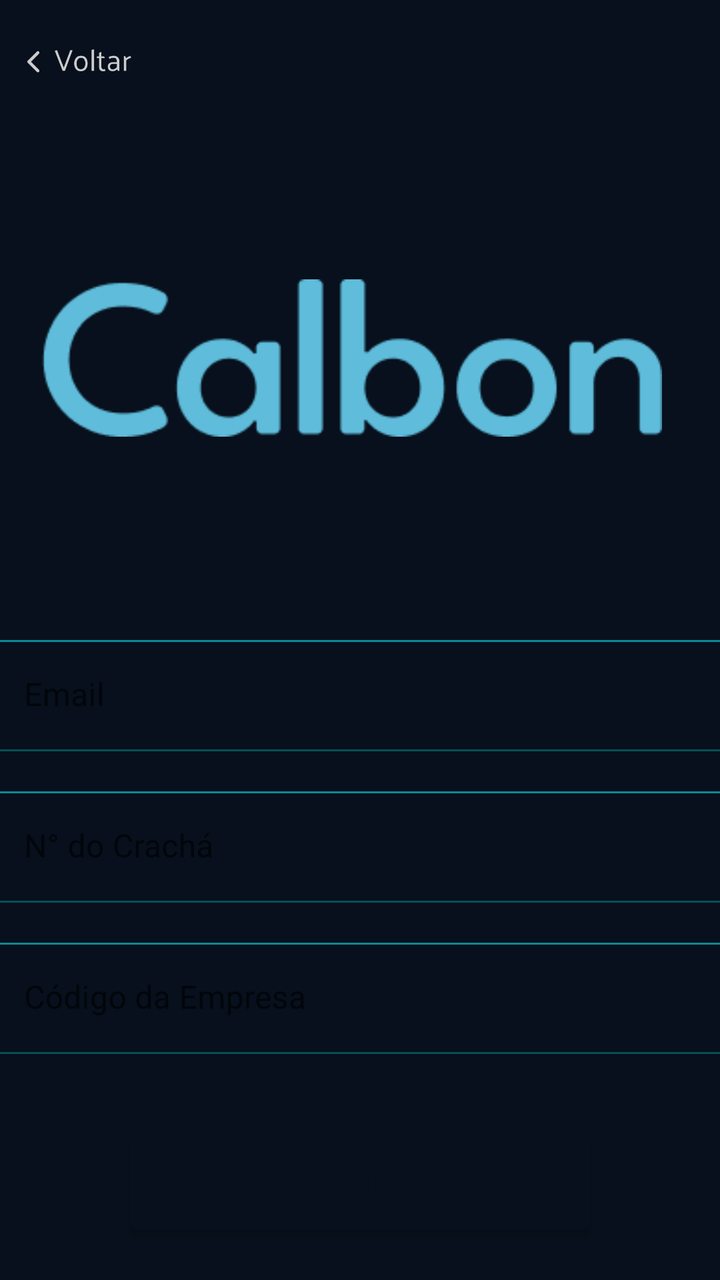
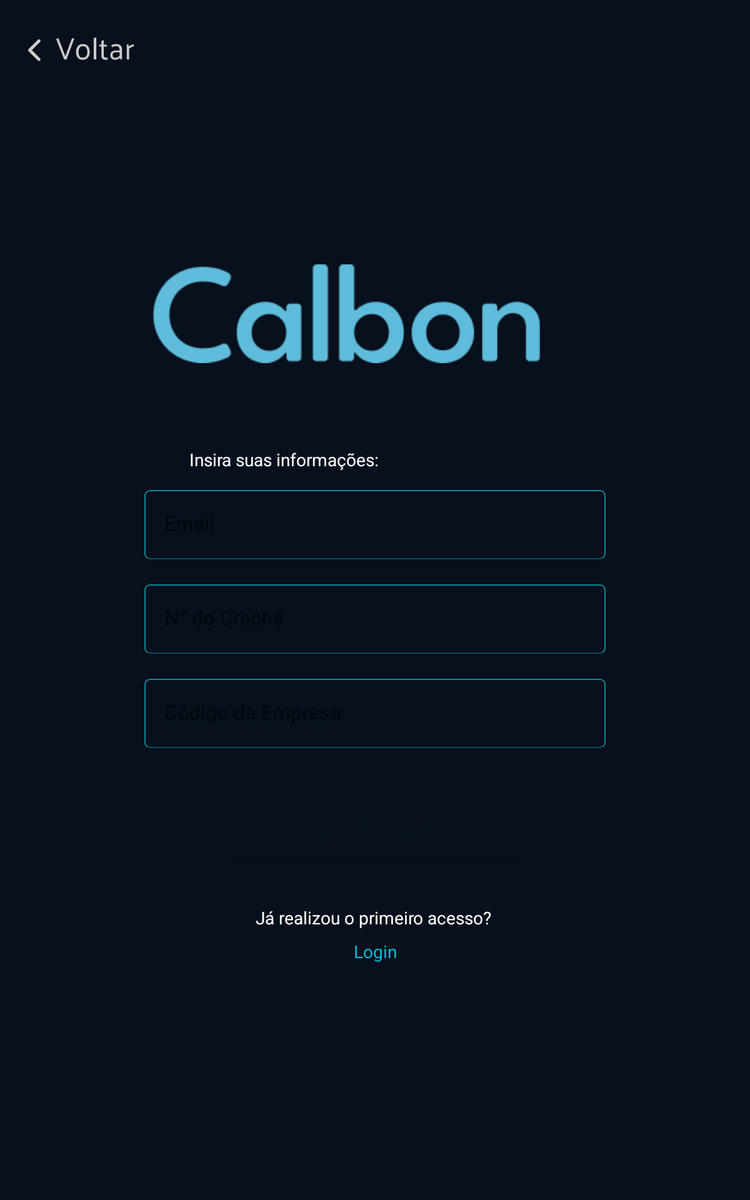

Compare how this app lays out the same screen by default and in its alternative resource folder. The renders come first, then the two layout files and the values they reference.
<!-- AndroidManifest.xml: application theme Theme.Calbon -->
<!-- res/layout/activity_primeiro_acesso.xml -->
<?xml version="1.0" encoding="utf-8"?>
<androidx.constraintlayout.widget.ConstraintLayout xmlns:android="http://schemas.android.com/apk/res/android"
    xmlns:app="http://schemas.android.com/apk/res-auto"
    xmlns:tools="http://schemas.android.com/tools"
    android:id="@+id/main"
    android:layout_width="match_parent"
    android:layout_height="match_parent"
    tools:context=".Primeiro_acesso">

    <ImageView
        android:id="@+id/voltarPrimeiroAcesso"
        android:layout_width="52dp"
        android:layout_height="29dp"
        android:layout_marginTop="16dp"
        app:layout_constraintEnd_toEndOf="parent"
        app:layout_constraintHorizontal_bias="0.044"
        app:layout_constraintStart_toStartOf="parent"
        app:layout_constraintTop_toTopOf="parent"
        app:srcCompat="@drawable/voltar" />

    <ImageView
        android:id="@+id/logo"
        android:layout_width="310dp"
        android:layout_height="174dp"
        android:layout_marginTop="92dp"
        app:layout_constraintEnd_toEndOf="parent"
        app:layout_constraintHorizontal_bias="0.421"
        app:layout_constraintStart_toStartOf="parent"
        app:layout_constraintTop_toTopOf="parent"
        app:srcCompat="@drawable/escrita_logo" />

    <com.google.android.material.textfield.TextInputLayout
        android:id="@+id/InputEmail"
        android:layout_width="369dp"
        android:layout_height="wrap_content"
        android:layout_marginStart="1dp"
        android:layout_marginTop="54dp"
        android:layout_marginEnd="1dp"
        android:background="@drawable/border"
        android:hint="Email"
        app:boxStrokeColor="@color/white"
        app:hintTextColor="@color/white"
        app:layout_constraintEnd_toEndOf="parent"
        app:layout_constraintStart_toStartOf="parent"
        app:layout_constraintTop_toBottomOf="@+id/logo">

        <com.google.android.material.textfield.TextInputEditText
            android:layout_width="match_parent"
            android:layout_height="wrap_content"
            android:backgroundTint="@android:color/transparent"
            android:textColor="@color/white" />
    </com.google.android.material.textfield.TextInputLayout>

    <com.google.android.material.textfield.TextInputLayout
        android:id="@+id/InputNumCracha"
        android:layout_width="369dp"
        android:layout_height="wrap_content"
        android:layout_marginStart="1dp"
        android:layout_marginTop="20dp"
        android:layout_marginEnd="1dp"
        android:background="@drawable/border"
        android:hint="N° do Crachá"
        app:boxStrokeColor="@color/white"
        app:hintTextColor="@color/white"
        app:layout_constraintEnd_toEndOf="parent"
        app:layout_constraintStart_toStartOf="parent"
        app:layout_constraintTop_toBottomOf="@+id/InputEmail">

        <com.google.android.material.textfield.TextInputEditText
            android:layout_width="match_parent"
            android:layout_height="wrap_content"
            android:backgroundTint="@android:color/transparent"
            android:textColor="@color/white" />
    </com.google.android.material.textfield.TextInputLayout>

    <com.google.android.material.textfield.TextInputLayout
        android:id="@+id/InputCódigoEmpresa"
        android:layout_width="369dp"
        android:layout_height="wrap_content"
        android:layout_marginStart="1dp"
        android:layout_marginTop="20dp"
        android:layout_marginEnd="1dp"
        android:background="@drawable/border"
        android:hint="Código da Empresa"
        app:boxStrokeColor="@color/white"
        app:hintTextColor="@color/white"
        app:layout_constraintEnd_toEndOf="parent"
        app:layout_constraintStart_toStartOf="parent"
        app:layout_constraintTop_toBottomOf="@+id/InputNumCracha">

        <com.google.android.material.textfield.TextInputEditText
            android:layout_width="match_parent"
            android:layout_height="wrap_content"
            android:backgroundTint="@android:color/transparent"
            android:textColor="@color/white" />
    </com.google.android.material.textfield.TextInputLayout>

    <Button
        android:id="@+id/continuar"
        android:layout_width="230dp"
        android:layout_height="59dp"
        android:layout_marginTop="35dp"
        android:text="Continuar"
        android:textStyle="bold"
        app:layout_constraintEnd_toEndOf="parent"
        app:layout_constraintStart_toStartOf="parent"
        app:layout_constraintTop_toBottomOf="@+id/InputCódigoEmpresa" />

    <TextView
        android:id="@+id/textView4"
        android:layout_width="wrap_content"
        android:layout_height="wrap_content"
        android:layout_marginTop="32dp"
        android:text="Já realizou o primeiro acesso?"
        app:layout_constraintEnd_toEndOf="parent"
        app:layout_constraintHorizontal_bias="0.497"
        app:layout_constraintStart_toStartOf="parent"
        app:layout_constraintTop_toBottomOf="@+id/continuar" />

    <TextView
        android:id="@+id/textView6"
        android:layout_width="wrap_content"
        android:layout_height="wrap_content"
        android:layout_marginTop="8dp"
        android:text="Login"
        android:textColor="@color/fab_color"
        app:layout_constraintEnd_toEndOf="parent"
        app:layout_constraintStart_toStartOf="parent"
        app:layout_constraintTop_toBottomOf="@+id/textView4" />


</androidx.constraintlayout.widget.ConstraintLayout>
<!-- resources referenced by this layout -->
<resources>
  <color name="fab_color">#00BCD4</color>
  <color name="white">#FFFFFF</color>
  <!-- drawable border (drawable) -->
  <?xml version="1.0" encoding="utf-8"?>
  <shape xmlns:android="http://schemas.android.com/apk/res/android"
      android:shape="rectangle" >
  
      
  
  
      
  
  
      <stroke
          android:width="1dp"
          android:color="@color/teal_200" >
      </stroke>
  
      
      <corners
          android:radius="4dp"   >
      </corners>
  
  
  
  </shape>
  <!-- drawable escrita_logo: png bitmap (drawable, 5733 bytes) -->
  <!-- drawable voltar: png bitmap (drawable, 3443 bytes) -->
  <style name="Theme.Calbon" parent="Theme.MaterialComponents.DayNight.NoActionBar">
          <item name="android:colorBackground">@color/calbon_black</item>
  
          <item name="colorPrimary">@color/calbon_cyan</item>
          <item name="colorOnPrimary">@color/calbon_black</item>
  
          <item name="colorSecondary">@color/calbon_cyan</item>
          <item name="colorOnSecondary">@color/calbon_black</item>
  
          <item name="android:textColorPrimary">@color/calbon_cyan</item>
          <item name="android:textColorSecondary">@color/calbon_gray</item>
  
          <item name="android:statusBarColor">@color/calbon_black</item>
          <item name="android:navigationBarColor">@color/calbon_black</item>
  
          <item name="android:windowLightStatusBar">false</item>
      </style>
  <color name="teal_200">#098998</color>
  <color name="calbon_black">#07101C</color>
  <color name="calbon_cyan">#07101C</color>
  <color name="calbon_gray">#07101C</color>
</resources>
<!-- res/layout-sw600dp/activity_primeiro_acesso.xml (the repository's variant of the layout above) -->
<!-- drawn on a 7-inch tablet held upright -->
<?xml version="1.0" encoding="utf-8"?>
<androidx.constraintlayout.widget.ConstraintLayout xmlns:android="http://schemas.android.com/apk/res/android"
    xmlns:app="http://schemas.android.com/apk/res-auto"
    xmlns:tools="http://schemas.android.com/tools"
    android:id="@+id/main"
    android:layout_width="match_parent"
    android:layout_height="match_parent"
    tools:context=".Primeiro_acesso">

    <ImageView
        android:id="@+id/voltarPrimeiroAcesso"
        android:layout_width="85dp"
        android:layout_height="47dp"
        android:layout_marginTop="16dp"
        app:layout_constraintEnd_toEndOf="parent"
        app:layout_constraintHorizontal_bias="0.044"
        app:layout_constraintStart_toStartOf="parent"
        app:layout_constraintTop_toTopOf="parent"
        app:srcCompat="@drawable/voltar" />

    <ImageView
        android:id="@+id/logo"
        android:layout_width="310dp"
        android:layout_height="174dp"
        android:layout_marginTop="164dp"
        app:layout_constraintEnd_toEndOf="parent"
        app:layout_constraintHorizontal_bias="0.42"
        app:layout_constraintStart_toStartOf="parent"
        app:layout_constraintTop_toTopOf="parent"
        app:srcCompat="@drawable/escrita_logo" />

    <TextView
        android:id="@+id/textView5"
        android:layout_width="wrap_content"
        android:layout_height="wrap_content"
        android:layout_marginTop="20dp"
        android:text="Insira suas informações:"
        android:textColor="@color/white"
        app:layout_constraintEnd_toEndOf="parent"
        app:layout_constraintHorizontal_bias="0.338"
        app:layout_constraintStart_toStartOf="parent"
        app:layout_constraintTop_toBottomOf="@+id/logo" />

    <com.google.android.material.textfield.TextInputLayout
        android:id="@+id/InputEmail"
        android:layout_width="369dp"
        android:layout_height="wrap_content"
        android:layout_marginStart="1dp"
        android:layout_marginTop="54dp"
        android:layout_marginEnd="1dp"
        android:background="@drawable/border"
        android:hint="Email"
        app:boxStrokeColor="@color/white"
        app:hintTextColor="@color/white"
        app:layout_constraintEnd_toEndOf="parent"
        app:layout_constraintStart_toStartOf="parent"
        app:layout_constraintTop_toBottomOf="@+id/logo">

        <com.google.android.material.textfield.TextInputEditText
            android:layout_width="match_parent"
            android:layout_height="wrap_content"
            android:backgroundTint="@android:color/transparent"
            android:textColor="@color/white" />
    </com.google.android.material.textfield.TextInputLayout>

    <com.google.android.material.textfield.TextInputLayout
        android:id="@+id/InputNumCracha"
        android:layout_width="369dp"
        android:layout_height="wrap_content"
        android:layout_marginStart="1dp"
        android:layout_marginTop="20dp"
        android:layout_marginEnd="1dp"
        android:background="@drawable/border"
        android:hint="N° do Crachá"
        app:boxStrokeColor="@color/white"
        app:hintTextColor="@color/white"
        app:layout_constraintEnd_toEndOf="parent"
        app:layout_constraintStart_toStartOf="parent"
        app:layout_constraintTop_toBottomOf="@+id/InputEmail">

        <com.google.android.material.textfield.TextInputEditText
            android:layout_width="match_parent"
            android:layout_height="wrap_content"
            android:backgroundTint="@android:color/transparent"
            android:textColor="@color/white" />
    </com.google.android.material.textfield.TextInputLayout>

    <com.google.android.material.textfield.TextInputLayout
        android:id="@+id/InputCódigoEmpresa"
        android:layout_width="369dp"
        android:layout_height="wrap_content"
        android:layout_marginStart="1dp"
        android:layout_marginTop="20dp"
        android:layout_marginEnd="1dp"
        android:background="@drawable/border"
        android:hint="Código da Empresa"
        app:boxStrokeColor="@color/white"
        app:hintTextColor="@color/white"
        app:layout_constraintEnd_toEndOf="parent"
        app:layout_constraintStart_toStartOf="parent"
        app:layout_constraintTop_toBottomOf="@+id/InputNumCracha">

        <com.google.android.material.textfield.TextInputEditText
            android:layout_width="match_parent"
            android:layout_height="wrap_content"
            android:backgroundTint="@android:color/transparent"
            android:textColor="@color/white" />
    </com.google.android.material.textfield.TextInputLayout>

    <Button
        android:id="@+id/continuar"
        android:layout_width="230dp"
        android:layout_height="59dp"
        android:layout_marginTop="35dp"
        android:text="Continuar"
        android:textStyle="bold"
        app:layout_constraintEnd_toEndOf="parent"
        app:layout_constraintStart_toStartOf="parent"
        app:layout_constraintTop_toBottomOf="@+id/InputCódigoEmpresa" />

    <TextView
        android:id="@+id/textView4"
        android:layout_width="wrap_content"
        android:layout_height="wrap_content"
        android:layout_marginTop="32dp"
        android:text="Já realizou o primeiro acesso?"
        android:textColor="@color/white"
        app:layout_constraintEnd_toEndOf="parent"
        app:layout_constraintHorizontal_bias="0.497"
        app:layout_constraintStart_toStartOf="parent"
        app:layout_constraintTop_toBottomOf="@+id/continuar" />

    <TextView
        android:id="@+id/login"
        android:layout_width="wrap_content"
        android:layout_height="wrap_content"
        android:layout_marginTop="8dp"
        android:text="Login"
        android:textColor="@color/fab_color"
        app:layout_constraintEnd_toEndOf="parent"
        app:layout_constraintStart_toStartOf="parent"
        app:layout_constraintTop_toBottomOf="@+id/textView4" />
    <ProgressBar
        android:id="@+id/progressBar"
        style="?android:attr/progressBarStyleLarge"
        android:layout_width="64dp"
        android:layout_height="64dp"
        android:visibility="gone"
        android:indeterminate="true"
        app:layout_constraintTop_toTopOf="parent"
        app:layout_constraintBottom_toBottomOf="parent"
        app:layout_constraintStart_toStartOf="parent"
        app:layout_constraintEnd_toEndOf="parent"/>



</androidx.constraintlayout.widget.ConstraintLayout>
